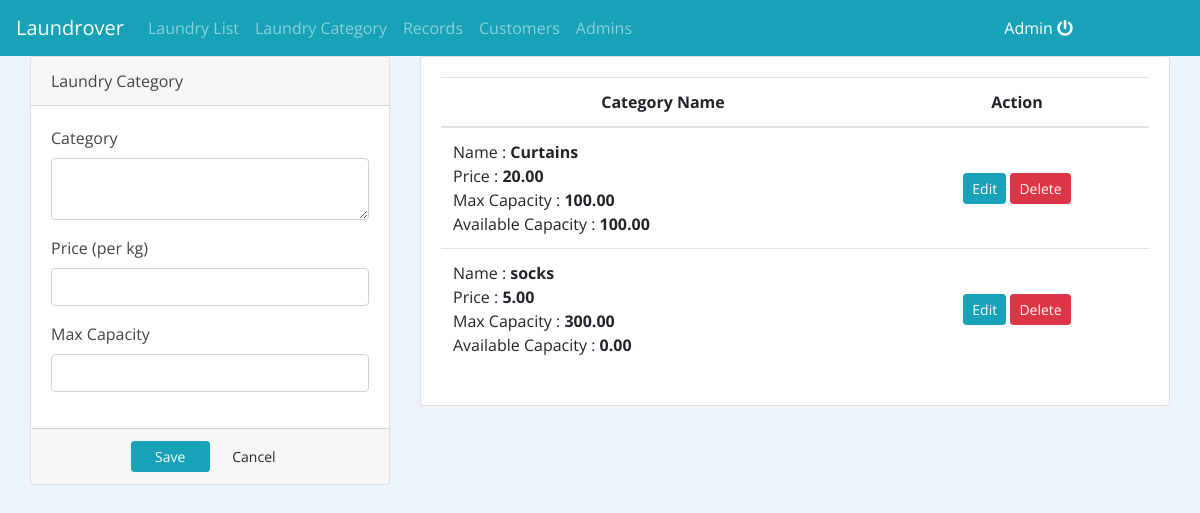
The page /index.php?page=categories (signed in) on the database its author committed.
### tables this page shows
CREATE TABLE `laundry_categories` (
  `id` int NOT NULL AUTO_INCREMENT,
  `name` text NOT NULL,
  `price` double NOT NULL,
  `max_capacity` int NOT NULL,
  `available_capacity` int NOT NULL,
  PRIMARY KEY(id)
);

### src/categories.php (the view, shortened to what this page needs)
<?php include('db_connect.php');?>
<div class="container-fluid">
	<div class="col-lg-12">
		<div class="row">
			<div class="col-md-4">
			<form action="" id="manage-category">
				<div class="card">
					<div class="card-header">
						    Laundry Category
				  	</div>
					<div class="card-body">
							<div class="form-group">
								<label class="control-label">Category</label>
								<textarea name="name" id="" cols="30" rows="2" class="form-control"></textarea>
							</div>
							<div class="form-group">
								<label class="control-label">Price (per kg)</label>
								<input type="number" class="form-control text-right" min="1" step="any" name="price">
							</div>
							<div class="form-group">
								<label class="control-label">Max Capacity</label>
								<input type="number" class="form-control text-right" min="1" step="any" name="max_capacity">
							</div>
					</div>
					<div class="card-footer">
						<div class="row">
							<div class="col-md-12">
								<button class="btn btn-sm btn-info col-sm-3 offset-md-3"> Save</button>
								<button class="btn btn-sm btn-default col-sm-3" type="button" onclick="$('#manage-category').get(0).reset()"> Cancel</button>
							</div>
						</div>
					</div>
				</div>
			</form>
			</div>
			<div class="col-md-8">
				<div class="card">
					<div class="card-body">
						<table class="table table-hover">
							<thead>
								<tr>
									<th class="text-center">Category Name</th>
									<th class="text-center">Action</th>
								</tr>
							</thead>
							<tbody>
								<?php
								$cats = $conn->query("SELECT * FROM laundry_categories order by id asc");
								while($row=$cats->fetch_assoc()):
								?>
								<tr>
									<td class="">
										<p>Name : <b><?php echo $row['name'] ?></b></p>
										<p>Price : <b><?php echo number_format($row['price'],2) ?></b></p>
										<p>Max Capacity : <b><?php echo number_format($row['max_capacity'],2) ?></b></p>
										<p>Available Capacity : <b><?php echo number_format($row['available_capacity'],2) ?></b></p>
									</td>
									<td class="text-center">
										<button class="btn btn-sm btn-info edit_cat" type="button" data-id="<?php echo $row['id'] ?>" data-name="<?php echo $row['name'] ?>" data-price="<?php echo $row['price'] ?>" >Edit</button>
										<button class="btn btn-sm btn-danger delete_cat" type="button" data-id="<?php echo $row['id'] ?>">Delete</button>
									</td>
								</tr>
								<?php endwhile; ?>
							</tbody>
						</table>
					</div>
				</div>
			</div>
		</div>
	</div>
</div>

### src/assets/css/style.css (style rules this page uses)
body { font-family: "Open Sans", sans-serif; color: #444444; width: 100%; height: calc(100%); }

### src/index.php (style rules this page uses)
body { background: #Ecf3f9; }

### src/categories.php (style rules this page uses)
td { vertical-align: middle !important; }
td p { margin: unset }

### rows shown on the page
laundry_categories: name "Curtains", price "20.00", max_capacity "100.00", available_capacity "100.00"
laundry_categories: name "socks", price "5.00", max_capacity "300.00", available_capacity "0.00"

### other values the page prints
$_SESSION['login_name'] "Admin"
